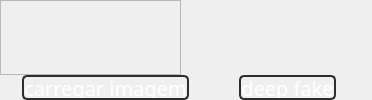
         <widget class="QWidget" name="pagina_deepnude">
          <layout class="QVBoxLayout" name="verticalLayout_26">
           <property name="spacing">
            <number>0</number>
           </property>
           <property name="leftMargin">
            <number>0</number>
           </property>
           <property name="topMargin">
            <number>0</number>
           </property>
           <property name="bottomMargin">
            <number>0</number>
           </property>
           <item>
            <widget class="QFrame" name="frame_deepnude">
             <property name="frameShape">
              <enum>QFrame::NoFrame</enum>
             </property>
             <property name="frameShadow">
              <enum>QFrame::Raised</enum>
             </property>
             <layout class="QHBoxLayout" name="horizontalLayout_22">
              <property name="spacing">
               <number>0</number>
              </property>
              <property name="leftMargin">
               <number>0</number>
              </property>
              <property name="topMargin">
               <number>0</number>
              </property>
              <property name="rightMargin">
               <number>0</number>
              </property>
              <property name="bottomMargin">
               <number>0</number>
              </property>
              <item>
               <widget class="QFrame" name="frame_imagem_normal">
                <property name="frameShape">
                 <enum>QFrame::StyledPanel</enum>
                </property>
                <property name="frameShadow">
                 <enum>QFrame::Raised</enum>
                </property>
                <layout class="QHBoxLayout" name="horizontalLayout_25">
                 <item>
                  <widget class="QLabel" name="imagem_deepnude_normal">
                   <property name="text">
                    <string/>
                   </property>
                   <property name="pixmap">
                    <pixmap>program_functions/images/bg1.png</pixmap>
                   </property>
                   <property name="alignment">
                    <set>Qt::AlignCenter</set>
                   </property>
                  </widget>
                 </item>
                </layout>
               </widget>
              </item>
              <item>
               <widget class="QFrame" name="frame_imagem_renderizada">
                <property name="frameShape">
                 <enum>QFrame::NoFrame</enum>
                </property>
                <property name="frameShadow">
                 <enum>QFrame::Raised</enum>
                </property>
                <layout class="QHBoxLayout" name="horizontalLayout_24">
                 <item>
                  <widget class="QLabel" name="imagem_deepnude_renderizada">
                   <property name="text">
                    <string/>
                   </property>
                   <property name="pixmap">
                    <pixmap>program_functions/images/bg2.png</pixmap>
                   </property>
                   <property name="alignment">
                    <set>Qt::AlignCenter</set>
                   </property>
                  </widget>
                 </item>
                </layout>
               </widget>
              </item>
             </layout>
            </widget>
           </item>
           <item>
            <widget class="QFrame" name="frame_botoes_deepnude">
             <property name="minimumSize">
              <size>
               <width>0</width>
               <height>25</height>
              </size>
             </property>
             <property name="maximumSize">
              <size>
               <width>16777215</width>
               <height>25</height>
              </size>
             </property>
             <property name="frameShape">
              <enum>QFrame::NoFrame</enum>
             </property>
             <property name="frameShadow">
              <enum>QFrame::Raised</enum>
             </property>
             <layout class="QHBoxLayout" name="horizontalLayout_23">
              <property name="spacing">
               <number>50</number>
              </property>
              <property name="leftMargin">
               <number>22</number>
              </property>
              <property name="topMargin">
               <number>0</number>
              </property>
              <property name="rightMargin">
               <number>25</number>
              </property>
              <property name="bottomMargin">
               <number>0</number>
              </property>
              <item>
               <widget class="QPushButton" name="botao_imagem_deepnude_2">
                <property name="minimumSize">
                 <size>
                  <width>0</width>
                  <height>20</height>
                 </size>
                </property>
                <property name="styleSheet">
                 <string notr="true">QPushButton {
	background-color:transparent;
	background-repeat: no-repeat;
	background-position: center;
	border: 2px solid rgb(45,45,45);
border-radius: 5px;
	color: rgb(255, 255, 255);
	font: 20px SegoeUIl, bold;
}
QPushButton:hover {
	background-color: rgb(120,0,0);
}
QPushButton:pressed {
	background-color: rgb(120,0,0);
}</string>
                </property>
                <property name="text">
                 <string>carregar imagem</string>
                </property>
               </widget>
              </item>
              <item>
               <widget class="QPushButton" name="botao_criar_deepnude_2">
                <property name="minimumSize">
                 <size>
                  <width>0</width>
                  <height>20</height>
                 </size>
                </property>
                <property name="styleSheet">
                 <string notr="true">QPushButton {
	background-color:transparent;
	background-repeat: no-repeat;
	background-position: center;
	border: 2px solid rgb(45,45,45);
border-radius: 5px;
	color: rgb(255, 255, 255);
	font: 20px SegoeUIl, bold;
}
QPushButton:hover {
	background-color: rgb(120,0,0);
}
QPushButton:pressed {
	background-color: rgb(120,0,0);
}</string>
                </property>
                <property name="text">
                 <string>deep fake</string>
                </property>
               </widget>
              </item>
             </layout>
            </widget>
           </item>
          </layout>
         </widget>
